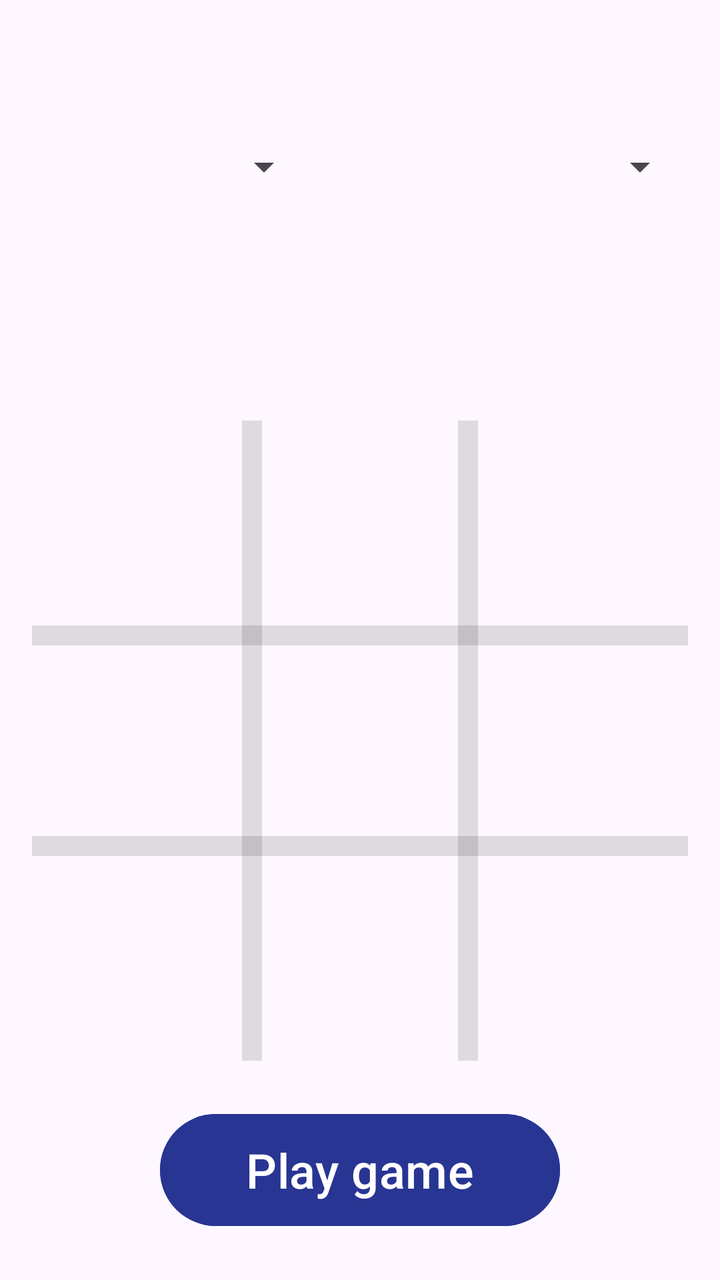
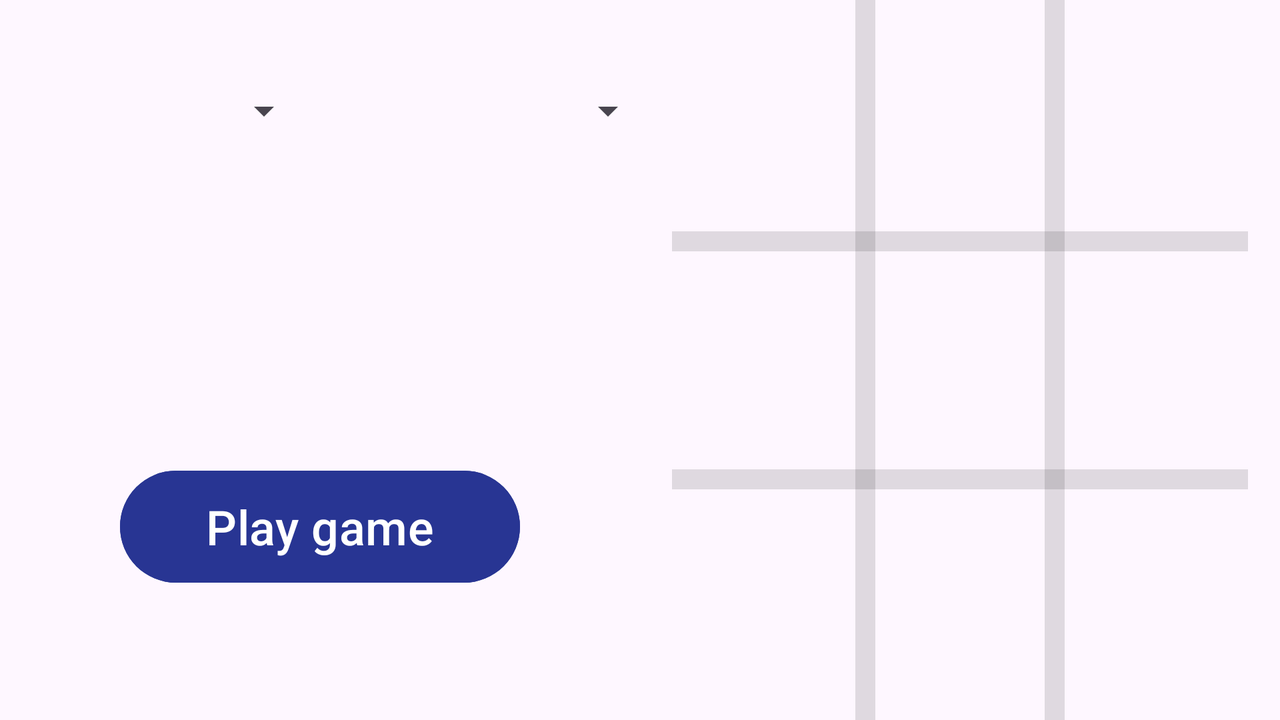

Compare how this app lays out the same screen by default and in its alternative resource folder. The renders come first, then the two layout files and the values they reference.
<!-- AndroidManifest.xml: application theme Theme.Tictactoe -->
<!-- res/layout/activity_game.xml -->
<?xml version="1.0" encoding="utf-8"?>
<androidx.constraintlayout.widget.ConstraintLayout xmlns:android="http://schemas.android.com/apk/res/android"
    xmlns:app="http://schemas.android.com/apk/res-auto"
    xmlns:tools="http://schemas.android.com/tools"
    android:layout_width="match_parent"
    android:layout_height="match_parent">

    <Spinner

        android:id="@+id/select_player_one"
        android:layout_width="140dp"
        android:layout_height="48dp"
        android:layout_marginStart="16dp"
        app:layout_constraintBottom_toBottomOf="parent"
        app:layout_constraintEnd_toEndOf="parent"
        app:layout_constraintHorizontal_bias="0.0"
        app:layout_constraintStart_toStartOf="parent"
        app:layout_constraintTop_toTopOf="parent"
        app:layout_constraintVertical_bias="0.100000024" />

    <Spinner
        android:id="@+id/select_player_two"
        android:layout_width="140dp"
        android:layout_height="48dp"
        android:layout_marginEnd="16dp"
        app:layout_constraintBottom_toBottomOf="@+id/select_player_one"
        app:layout_constraintEnd_toEndOf="parent"
        app:layout_constraintHorizontal_bias="1.0"
        app:layout_constraintStart_toEndOf="@+id/select_player_one"
        app:layout_constraintTop_toTopOf="@+id/select_player_one"
        app:layout_constraintVertical_bias="0.087" />

    <TextView
        android:id="@+id/player_one_symbol"
        android:layout_width="70dp"
        android:layout_height="wrap_content"
        android:gravity="center"
        android:textAlignment="center"
        android:textSize="20sp"
        android:textStyle="bold"
        app:layout_constraintStart_toStartOf="@+id/select_player_one"
        app:layout_constraintTop_toBottomOf="@+id/select_player_one" />

    <TextView
        android:id="@+id/player_one_wins"
        android:layout_width="70dp"
        android:layout_height="wrap_content"
        android:gravity="center"
        android:textAlignment="center"
        android:textSize="20sp"
        app:layout_constraintEnd_toEndOf="@+id/select_player_one"
        app:layout_constraintTop_toBottomOf="@+id/select_player_one" />

    <TextView
        android:id="@+id/player_two_symbol"
        android:layout_width="70dp"
        android:layout_height="wrap_content"
        android:textAlignment="center"
        android:textSize="20sp"
        android:textStyle="bold"
        app:layout_constraintEnd_toEndOf="@+id/select_player_two"
        app:layout_constraintTop_toBottomOf="@+id/select_player_two" />

    <TextView
        android:id="@+id/player_two_wins"
        android:layout_width="70dp"
        android:layout_height="wrap_content"
        android:textAlignment="center"
        android:textSize="20sp"
        app:layout_constraintStart_toStartOf="@+id/select_player_two"
        app:layout_constraintTop_toBottomOf="@+id/select_player_two" />

    <androidx.constraintlayout.widget.ConstraintLayout
        android:id="@+id/game_board"
        android:layout_width="match_parent"
        android:layout_height="0dp"
        android:paddingLeft="16dp"
        android:paddingRight="16dp"
        app:layout_constraintBottom_toBottomOf="parent"
        app:layout_constraintEnd_toEndOf="parent"
        app:layout_constraintHeight_percent=".5"
        app:layout_constraintHorizontal_bias="1.0"
        app:layout_constraintStart_toStartOf="parent"
        app:layout_constraintTop_toTopOf="parent"
        app:layout_constraintVertical_bias="0.657"
        app:layout_constraintWidth_percent="0.5">


        <ImageView
            android:id="@+id/imageView_00"
            android:layout_width="0dp"
            android:layout_height="0dp"
            android:minWidth="100dp"
            android:minHeight="100dp"
            app:layout_constraintBottom_toBottomOf="@+id/h_divider_1"
            app:layout_constraintEnd_toStartOf="@+id/v_divider_1"
            app:layout_constraintStart_toStartOf="parent"
            app:layout_constraintTop_toTopOf="parent"
            tools:ignore="ContentDescription,ImageContrastCheck" />

        <ImageView
            android:id="@+id/imageView_01"
            android:layout_width="0dp"
            android:layout_height="0dp"
            android:minWidth="50dp"
            android:minHeight="50dp"
            app:layout_constraintBottom_toTopOf="@+id/h_divider_1"
            app:layout_constraintEnd_toStartOf="@+id/v_divider_2"
            app:layout_constraintStart_toEndOf="@+id/v_divider_1"
            app:layout_constraintTop_toTopOf="parent"
            app:layout_constraintVertical_bias="1.0"
            tools:ignore="ContentDescription,ImageContrastCheck" />

        <ImageView
            android:id="@+id/imageView_02"
            android:layout_width="0dp"
            android:layout_height="0dp"
            android:minWidth="100dp"
            android:minHeight="100dp"
            app:layout_constraintBottom_toTopOf="@+id/h_divider_1"
            app:layout_constraintEnd_toEndOf="parent"
            app:layout_constraintStart_toEndOf="@+id/v_divider_2"
            app:layout_constraintTop_toTopOf="parent"
            app:layout_constraintVertical_bias="0.0"
            tools:ignore="ContentDescription,ImageContrastCheck" />

        <ImageView
            android:id="@+id/imageView_10"
            android:layout_width="0dp"
            android:layout_height="0dp"
            android:minWidth="100dp"
            android:minHeight="100dp"
            app:layout_constraintBottom_toTopOf="@+id/h_divider_2"
            app:layout_constraintEnd_toStartOf="@+id/v_divider_1"
            app:layout_constraintHorizontal_bias="0.0"
            app:layout_constraintStart_toStartOf="parent"
            app:layout_constraintTop_toBottomOf="@+id/h_divider_1"
            tools:ignore="ContentDescription" />

        <ImageView
            android:id="@+id/imageView_11"
            android:layout_width="0dp"
            android:layout_height="0dp"
            android:minWidth="100dp"
            android:minHeight="100dp"
            app:layout_constraintBottom_toTopOf="@+id/h_divider_2"
            app:layout_constraintEnd_toStartOf="@+id/v_divider_2"
            app:layout_constraintStart_toEndOf="@+id/v_divider_1"
            app:layout_constraintTop_toBottomOf="@+id/h_divider_1"
            tools:ignore="ContentDescription,ImageContrastCheck" />

        <ImageView

            android:id="@+id/imageView_12"
            android:layout_width="0dp"
            android:layout_height="0dp"
            android:minWidth="100dp"
            android:minHeight="100dp"
            app:layout_constraintBottom_toTopOf="@+id/h_divider_2"
            app:layout_constraintEnd_toEndOf="parent"
            app:layout_constraintStart_toEndOf="@+id/v_divider_2"
            app:layout_constraintTop_toBottomOf="@+id/h_divider_1"
            tools:ignore="ContentDescription,ImageContrastCheck" />

        <ImageView
            android:id="@+id/imageView_20"
            android:layout_width="0dp"
            android:layout_height="0dp"
            android:minWidth="100dp"
            android:minHeight="100dp"
            app:layout_constraintBottom_toBottomOf="parent"
            app:layout_constraintEnd_toStartOf="@+id/v_divider_1"
            app:layout_constraintStart_toStartOf="parent"
            app:layout_constraintTop_toBottomOf="@+id/h_divider_2"
            app:layout_constraintVertical_bias="0.939"
            tools:ignore="ContentDescription,ImageContrastCheck" />

        <ImageView
            android:id="@+id/imageView_21"
            android:layout_width="0dp"
            android:layout_height="0dp"
            android:minWidth="100dp"
            android:minHeight="100dp"
            app:layout_constraintBottom_toBottomOf="parent"
            app:layout_constraintEnd_toStartOf="@+id/v_divider_2"
            app:layout_constraintStart_toEndOf="@+id/v_divider_1"
            app:layout_constraintTop_toBottomOf="@+id/h_divider_2"
            tools:ignore="ContentDescription,ImageContrastCheck" />

        <ImageView
            android:id="@+id/imageView_22"
            android:layout_width="0dp"
            android:layout_height="0dp"
            android:minWidth="100dp"

            android:minHeight="100dp"
            app:layout_constraintBottom_toBottomOf="parent"
            app:layout_constraintEnd_toEndOf="parent"
            app:layout_constraintStart_toEndOf="@+id/v_divider_2"
            app:layout_constraintTop_toBottomOf="@+id/h_divider_2"
            tools:ignore="ContentDescription,ImageContrastCheck" />


        <View
            android:id="@+id/v_divider_1"
            android:layout_width="10dp"
            android:layout_height="wrap_content"
            android:background="?android:attr/listDivider"
            app:layout_constraintBottom_toBottomOf="parent"
            app:layout_constraintEnd_toEndOf="parent"
            app:layout_constraintHorizontal_bias="0.33"
            app:layout_constraintStart_toStartOf="parent"
            app:layout_constraintTop_toTopOf="parent" />

        <View
            android:id="@+id/v_divider_2"
            android:layout_width="10dp"
            android:layout_height="0dp"
            android:background="?android:attr/listDivider"
            app:layout_constraintBottom_toBottomOf="parent"
            app:layout_constraintEnd_toEndOf="parent"
            app:layout_constraintHorizontal_bias="0.67"
            app:layout_constraintStart_toStartOf="parent"
            app:layout_constraintTop_toTopOf="parent" />

        <View
            android:id="@+id/h_divider_1"
            android:layout_width="0dp"
            android:layout_height="10dp"
            android:background="?android:attr/listDivider"
            app:layout_constraintBottom_toBottomOf="parent"
            app:layout_constraintEnd_toEndOf="parent"
            app:layout_constraintStart_toStartOf="parent"
            app:layout_constraintTop_toTopOf="parent"
            app:layout_constraintVertical_bias="0.33" />

        <View
            android:id="@+id/h_divider_2"
            android:layout_width="0dp"
            android:layout_height="10dp"
            android:background="?android:attr/listDivider"
            app:layout_constraintBottom_toBottomOf="parent"
            app:layout_constraintEnd_toEndOf="parent"
            app:layout_constraintStart_toStartOf="parent"
            app:layout_constraintTop_toTopOf="parent"
            app:layout_constraintVertical_bias="0.67" />

    </androidx.constraintlayout.widget.ConstraintLayout>

    <TextView
        android:id="@+id/win_message"
        android:layout_width="wrap_content"
        android:layout_height="wrap_content"
        android:layout_marginBottom="24dp"
        android:textSize="24sp"
        app:layout_constraintBottom_toTopOf="@+id/game_board"
        app:layout_constraintEnd_toEndOf="parent"
        app:layout_constraintStart_toStartOf="parent"
        app:layout_constraintTop_toTopOf="parent"
        app:layout_constraintVertical_bias="1.0" />

    <Button
        android:id="@+id/btn_play_game"
        android:layout_width="200dp"
        android:layout_height="64dp"
        android:backgroundTint="#283593"
        android:text="@string/btn_game"
        android:textSize="24sp"

        app:layout_constraintBottom_toBottomOf="parent"
        app:layout_constraintEnd_toEndOf="parent"
        app:layout_constraintStart_toStartOf="parent"
        app:layout_constraintTop_toBottomOf="@+id/game_board" />

</androidx.constraintlayout.widget.ConstraintLayout>
<!-- resources referenced by this layout -->
<resources>
  <string name="btn_game">Play game</string>
  <style name="Theme.Tictactoe" parent="Base.Theme.Tictactoe" />
  <style name="Base.Theme.Tictactoe" parent="Theme.Material3.DayNight.NoActionBar">
          
  
      </style>
</resources>
<!-- res/layout-land/activity_game.xml (the repository's variant of the layout above) -->
<!-- drawn on the phone turned sideways -->
<?xml version="1.0" encoding="utf-8"?>
<androidx.constraintlayout.widget.ConstraintLayout xmlns:android="http://schemas.android.com/apk/res/android"
    xmlns:app="http://schemas.android.com/apk/res-auto"
    xmlns:tools="http://schemas.android.com/tools"
    android:layout_width="match_parent"
    android:layout_height="match_parent">

    <Spinner

        android:id="@+id/select_player_one"
        android:layout_width="140dp"
        android:layout_height="48dp"
        android:layout_marginStart="16dp"
        app:layout_constraintBottom_toBottomOf="parent"
        app:layout_constraintEnd_toEndOf="parent"
        app:layout_constraintHorizontal_bias="0.0"
        app:layout_constraintStart_toStartOf="parent"
        app:layout_constraintTop_toTopOf="parent"
        app:layout_constraintVertical_bias="0.100000024" />

    <Spinner
        android:id="@+id/select_player_two"
        android:layout_width="140dp"
        android:layout_height="48dp"
        android:layout_marginStart="32dp"
        app:layout_constraintBottom_toBottomOf="@+id/select_player_one"
        app:layout_constraintEnd_toEndOf="parent"
        app:layout_constraintHorizontal_bias="0.0"
        app:layout_constraintStart_toEndOf="@+id/select_player_one"
        app:layout_constraintTop_toTopOf="@+id/select_player_one"
        app:layout_constraintVertical_bias="0.087" />

    <TextView
        android:id="@+id/player_one_symbol"
        android:layout_width="70dp"
        android:layout_height="wrap_content"
        android:gravity="center"
        android:textAlignment="center"
        android:textSize="20sp"
        app:layout_constraintStart_toStartOf="@+id/select_player_one"
        app:layout_constraintTop_toBottomOf="@+id/select_player_one" />

    <TextView
        android:id="@+id/player_one_wins"
        android:layout_width="70dp"
        android:layout_height="wrap_content"
        android:gravity="center"
        android:textSize="20sp"
        app:layout_constraintEnd_toEndOf="@+id/select_player_one"
        app:layout_constraintTop_toBottomOf="@+id/select_player_one" />

    <TextView
        android:id="@+id/player_two_symbol"
        android:layout_width="70dp"
        android:layout_height="wrap_content"
        android:textSize="20sp"
        app:layout_constraintStart_toStartOf="@+id/select_player_two"
        app:layout_constraintTop_toBottomOf="@+id/select_player_two" />

    <TextView
        android:id="@+id/player_two_wins"
        android:layout_width="70dp"
        android:layout_height="wrap_content"
        android:textSize="20sp"
        app:layout_constraintEnd_toEndOf="@+id/select_player_two"
        app:layout_constraintTop_toBottomOf="@+id/select_player_two" />

    <androidx.constraintlayout.widget.ConstraintLayout
        android:id="@+id/game_board"
        android:layout_width="0dp"
        android:layout_height="wrap_content"
        android:paddingLeft="16dp"
        android:paddingRight="16dp"
        app:layout_constraintBottom_toBottomOf="parent"
        app:layout_constraintEnd_toEndOf="parent"
        app:layout_constraintHeight_percent=".5"
        app:layout_constraintHorizontal_bias="1.0"
        app:layout_constraintStart_toStartOf="parent"
        app:layout_constraintTop_toTopOf="parent"
        app:layout_constraintVertical_bias="0.657"
        app:layout_constraintWidth_percent="0.5">


        <ImageView
            android:id="@+id/imageView_00"
            android:layout_width="0dp"
            android:layout_height="0dp"
            android:minWidth="100dp"
            android:minHeight="100dp"
            app:layout_constraintBottom_toBottomOf="@+id/h_divider_1"
            app:layout_constraintEnd_toStartOf="@+id/v_divider_1"
            app:layout_constraintStart_toStartOf="parent"
            app:layout_constraintTop_toTopOf="parent"
            tools:ignore="ContentDescription,ImageContrastCheck" />

        <ImageView
            android:id="@+id/imageView_01"
            android:layout_width="0dp"
            android:layout_height="0dp"
            android:minWidth="50dp"
            android:minHeight="50dp"
            app:layout_constraintBottom_toTopOf="@+id/h_divider_1"
            app:layout_constraintEnd_toStartOf="@+id/v_divider_2"
            app:layout_constraintStart_toEndOf="@+id/v_divider_1"
            app:layout_constraintTop_toTopOf="parent"
            app:layout_constraintVertical_bias="1.0"
            tools:ignore="ContentDescription,ImageContrastCheck" />

        <ImageView
            android:id="@+id/imageView_02"
            android:layout_width="0dp"
            android:layout_height="0dp"
            android:minWidth="100dp"
            android:minHeight="100dp"
            app:layout_constraintBottom_toTopOf="@+id/h_divider_1"
            app:layout_constraintEnd_toEndOf="parent"
            app:layout_constraintStart_toEndOf="@+id/v_divider_2"
            app:layout_constraintTop_toTopOf="parent"
            app:layout_constraintVertical_bias="0.0"
            tools:ignore="ContentDescription,ImageContrastCheck" />

        <ImageView
            android:id="@+id/imageView_10"
            android:layout_width="0dp"
            android:layout_height="0dp"
            android:minWidth="100dp"
            android:minHeight="100dp"
            app:layout_constraintBottom_toTopOf="@+id/h_divider_2"
            app:layout_constraintEnd_toStartOf="@+id/v_divider_1"
            app:layout_constraintHorizontal_bias="0.0"
            app:layout_constraintStart_toStartOf="parent"
            app:layout_constraintTop_toBottomOf="@+id/h_divider_1"
            tools:ignore="ContentDescription" />

        <ImageView
            android:id="@+id/imageView_11"
            android:layout_width="0dp"
            android:layout_height="0dp"
            android:minWidth="100dp"
            android:minHeight="100dp"
            app:layout_constraintBottom_toTopOf="@+id/h_divider_2"
            app:layout_constraintEnd_toStartOf="@+id/v_divider_2"
            app:layout_constraintStart_toEndOf="@+id/v_divider_1"
            app:layout_constraintTop_toBottomOf="@+id/h_divider_1"
            tools:ignore="ContentDescription,ImageContrastCheck" />

        <ImageView

            android:id="@+id/imageView_12"
            android:layout_width="0dp"
            android:layout_height="0dp"
            android:minWidth="100dp"
            android:minHeight="100dp"
            app:layout_constraintBottom_toTopOf="@+id/h_divider_2"
            app:layout_constraintEnd_toEndOf="parent"
            app:layout_constraintStart_toEndOf="@+id/v_divider_2"
            app:layout_constraintTop_toBottomOf="@+id/h_divider_1"
            tools:ignore="ContentDescription,ImageContrastCheck" />

        <ImageView
            android:id="@+id/imageView_20"
            android:layout_width="0dp"
            android:layout_height="0dp"
            android:minWidth="100dp"
            android:minHeight="100dp"
            app:layout_constraintBottom_toBottomOf="parent"
            app:layout_constraintEnd_toStartOf="@+id/v_divider_1"
            app:layout_constraintStart_toStartOf="parent"
            app:layout_constraintTop_toBottomOf="@+id/h_divider_2"
            app:layout_constraintVertical_bias="0.939"
            tools:ignore="ContentDescription,ImageContrastCheck" />

        <ImageView
            android:id="@+id/imageView_21"
            android:layout_width="0dp"
            android:layout_height="0dp"
            android:minWidth="100dp"
            android:minHeight="100dp"
            app:layout_constraintBottom_toBottomOf="parent"
            app:layout_constraintEnd_toStartOf="@+id/v_divider_2"
            app:layout_constraintStart_toEndOf="@+id/v_divider_1"
            app:layout_constraintTop_toBottomOf="@+id/h_divider_2"
            tools:ignore="ContentDescription,ImageContrastCheck" />

        <ImageView
            android:id="@+id/imageView_22"
            android:layout_width="0dp"
            android:layout_height="0dp"
            android:minWidth="100dp"

            android:minHeight="100dp"
            app:layout_constraintBottom_toBottomOf="parent"
            app:layout_constraintEnd_toEndOf="parent"
            app:layout_constraintStart_toEndOf="@+id/v_divider_2"
            app:layout_constraintTop_toBottomOf="@+id/h_divider_2"
            tools:ignore="ContentDescription,ImageContrastCheck" />


        <View
            android:id="@+id/v_divider_1"
            android:layout_width="10dp"
            android:layout_height="wrap_content"
            android:background="?android:attr/listDivider"
            app:layout_constraintBottom_toBottomOf="parent"
            app:layout_constraintEnd_toEndOf="parent"
            app:layout_constraintHorizontal_bias="0.33"
            app:layout_constraintStart_toStartOf="parent"
            app:layout_constraintTop_toTopOf="parent" />

        <View
            android:id="@+id/v_divider_2"
            android:layout_width="10dp"
            android:layout_height="0dp"
            android:background="?android:attr/listDivider"
            app:layout_constraintBottom_toBottomOf="parent"
            app:layout_constraintEnd_toEndOf="parent"
            app:layout_constraintHorizontal_bias="0.67"
            app:layout_constraintStart_toStartOf="parent"
            app:layout_constraintTop_toTopOf="parent" />

        <View
            android:id="@+id/h_divider_1"
            android:layout_width="0dp"
            android:layout_height="10dp"
            android:background="?android:attr/listDivider"
            app:layout_constraintBottom_toBottomOf="parent"
            app:layout_constraintEnd_toEndOf="parent"
            app:layout_constraintStart_toStartOf="parent"
            app:layout_constraintTop_toTopOf="parent"
            app:layout_constraintVertical_bias="0.33" />

        <View
            android:id="@+id/h_divider_2"
            android:layout_width="0dp"
            android:layout_height="10dp"
            android:background="?android:attr/listDivider"
            app:layout_constraintBottom_toBottomOf="parent"
            app:layout_constraintEnd_toEndOf="parent"
            app:layout_constraintStart_toStartOf="parent"
            app:layout_constraintTop_toTopOf="parent"
            app:layout_constraintVertical_bias="0.67" />

    </androidx.constraintlayout.widget.ConstraintLayout>

    <TextView
        android:id="@+id/win_message"
        android:layout_width="wrap_content"
        android:layout_height="wrap_content"
        android:layout_marginBottom="32dp"
        android:textSize="24sp"
        app:layout_constraintBottom_toTopOf="@+id/btn_play_game"
        app:layout_constraintEnd_toStartOf="@+id/game_board"
        app:layout_constraintStart_toStartOf="parent"
        app:layout_constraintTop_toTopOf="parent"
        app:layout_constraintVertical_bias="1.0" />

    <Button
        android:id="@+id/btn_play_game"
        android:layout_width="200dp"
        android:layout_height="64dp"
        android:layout_marginBottom="24dp"
        android:backgroundTint="#283593"
        android:text="@string/btn_game"

        android:textSize="24sp"
        app:layout_constraintBottom_toBottomOf="parent"
        app:layout_constraintEnd_toStartOf="@+id/game_board"
        app:layout_constraintStart_toStartOf="parent"
        app:layout_constraintTop_toTopOf="parent"
        app:layout_constraintVertical_bias="0.85" />

</androidx.constraintlayout.widget.ConstraintLayout>
